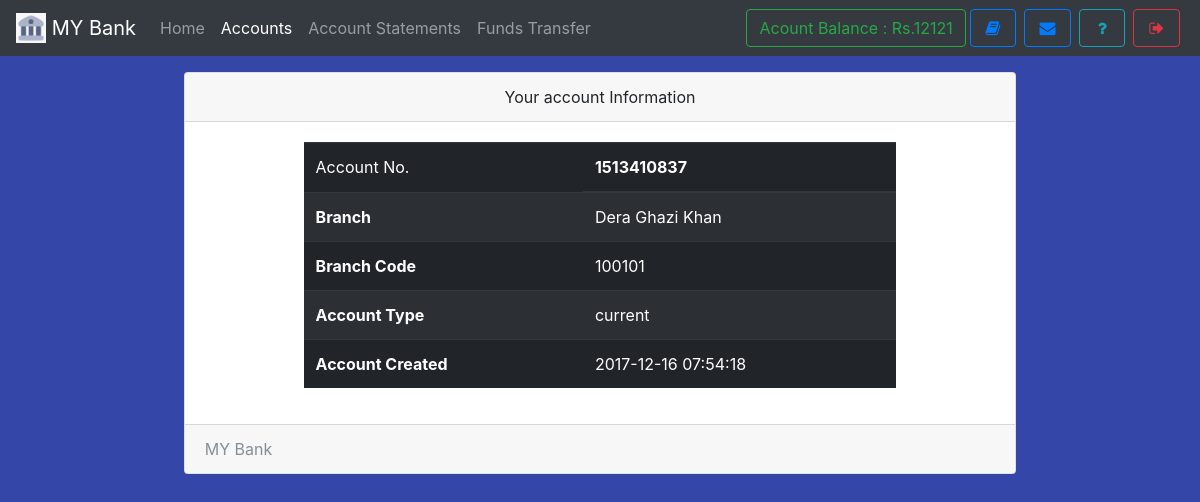
The page /accounts.php (signed in) on the database its author committed.
### tables this page shows
CREATE TABLE `useraccounts` (
  `id` int(11) NOT NULL,
  `email` text NOT NULL,
  `password` text NOT NULL,
  `name` varchar(111) NOT NULL,
  `balance` varchar(111) NOT NULL,
  `cnic` varchar(111) NOT NULL,
  `number` varchar(111) NOT NULL,
  `city` varchar(111) NOT NULL,
  `address` varchar(111) NOT NULL,
  `source` varchar(111) NOT NULL,
  `accountNo` varchar(111) NOT NULL,
  `branch` varchar(111) NOT NULL,
  `accountType` varchar(111) NOT NULL,
  `date` timestamp NOT NULL DEFAULT CURRENT_TIMESTAMP
);

CREATE TABLE `branch` (
  `branchId` int(11) NOT NULL,
  `branchNo` varchar(111) NOT NULL,
  `branchName` varchar(111) NOT NULL
);

### assets/db.php (called while the page is built, shortened)
<?php
    $con = new mysqli('localhost','root','','mybank');
    $ar = $con->query("select * from userAccounts,branch where id = '$_SESSION[userId]' AND userAccounts.branch = branch.branchId");
    $userData = $ar->fetch_assoc();
?>

### accounts.php (the view, shortened to what this page needs)
<!DOCTYPE html>
<html>
<head>
  <?php require 'assets/autoloader.php'; ?>
  <?php require 'assets/db.php'; ?>
</head>
<body style="background:#3446a8;background-size: 100%">
<nav class="navbar navbar-expand-lg navbar-dark bg-dark fixed-top">
 <a class="navbar-brand" href="#">
    <img src="images/logo.jpg" width="30" height="30" class="d-inline-block align-top" alt="">
   <?php echo bankName; ?>
  </a>
  <div class="collapse navbar-collapse" id="navbarSupportedContent">
    <ul class="navbar-nav mr-auto">
      <li class="nav-item ">
        <a class="nav-link " href="index.php">Home <span class="sr-only">(current)</span></a>
      </li>
      <li class="nav-item active ">  <a class="nav-link" href="accounts.php">Accounts</a></li>
      <li class="nav-item ">  <a class="nav-link" href="statements.php">Account Statements</a></li>
      <li class="nav-item ">  <a class="nav-link" href="transfer.php">Funds Transfer</a></li>
    </ul>
    <?php include 'sideButton.php'; ?>
  </div>
</nav><br><br><br>
<div class="container">
  <div class="card  w-75 mx-auto">
  <div class="card-header text-center">
    Your account Information
  </div>
  <div class="card-body">
    <table class="table table-striped table-dark w-75 mx-auto">
  <thead>
    <tr>
      <td scope="col">Account No.</td>
      <th scope="col"><?php echo $userData['accountNo']; ?></th>
    </tr>
  </thead>
  <tbody>
    <tr>
      <th scope="row">Branch</th>
      <td><?php echo $userData['branchName']; ?></td>
    </tr>
    <tr>
      <th scope="row">Branch Code</th>
      <td><?php echo $userData['branchNo']; ?></td>
    </tr>
    <tr>
      <th scope="row">Account Type</th>
      <td><?php echo $userData['accountType']; ?></td>
    </tr>
    <tr>
      <th scope="row">Account Created</th>
      <td><?php echo $userData['date']; ?></td>
    </tr>
  </tbody>
</table>
  </div>
  <div class="card-footer text-muted">
   <?php echo bankName ?>
  </div>
</div>
</div>
</body>
</html>

### sideButton.php
<form class="form-inline my-2 my-lg-0">
        <a href="" class="btn btn-outline-success" data-toggle="tooltip" title="Your current Account Balance">Acount Balance : Rs.<?php echo $userData['balance']; ?></a>
        <a href="accounts.php" data-toggle="tooltip" title="Account Summary" class="btn btn-outline-primary mx-1" ><i class="fa fa-book fa-fw"></i></a>
        <a href="notice.php" data-toggle="tooltip" title="View Notice" class="btn btn-outline-primary mx-1" ><i class="fa fa-envelope fa-fw"></i></a>
        <a href="feedback.php" data-toggle="tooltip" title="Help?" class="btn btn-outline-info mx-1" ><i class="fa fa-question fa-fw"></i></a>
        <a href="logout.php" data-toggle="tooltip" title="Logout" class="btn btn-outline-danger mx-1" ><i class="fa fa-sign-out fa-fw"></i></a>
</form>

### rows shown on the page
useraccounts: balance "12121", accountNo "1513410837", branch.branchName "Dera Ghazi Khan", branch.branchNo "100101", accountType "current", date "2017-12-16 07:54:18"

### other values the page prints
bankName "MY Bank"
